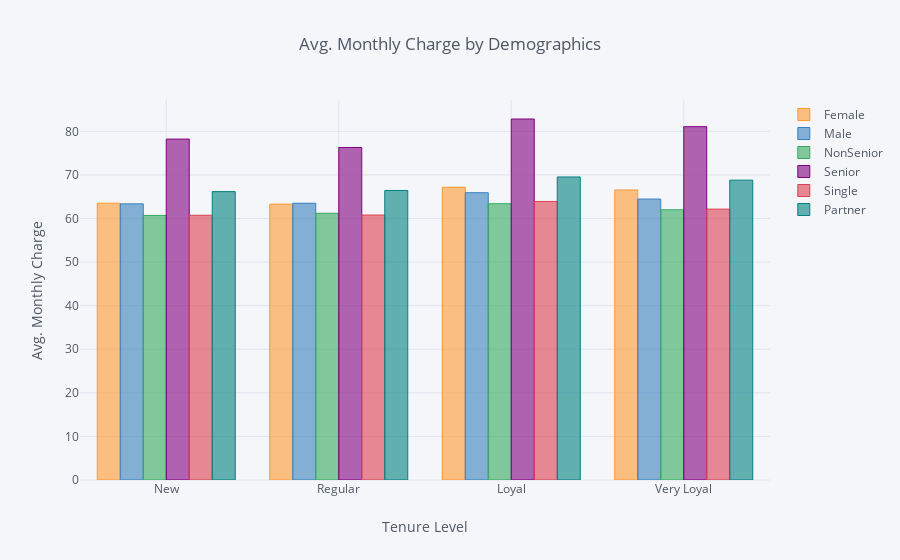

Notebook source saved alongside this figure:
### Code cell
#bars in groups:

gender = df.pivot_table(values='MonthlyCharges', columns='gender', 
                        index='TenureLevel', aggfunc='mean')

senior = df.pivot_table(values='MonthlyCharges', columns='SeniorCitizen', 
                        index='TenureLevel', aggfunc='mean')

partner = df.pivot_table(values='MonthlyCharges', columns='Partner', 
                         index='TenureLevel', aggfunc='mean')

data = pd.concat([gender, senior, partner], axis=1)
data.columns = ['Female', 'Male', 'NonSenior', 'Senior', 'Single', 'Partner']
data = data.reset_index()

custom_dict = {'New': 0, 'Regular': 1, 'Loyal': 2, 'Very Loyal' : 3}  
data = data.iloc[data['TenureLevel'].map(custom_dict).argsort()]

data.iplot(kind='bar', x='TenureLevel', xTitle='Tenure Level', 
           yTitle='Avg. Monthly Charge', title='Avg. Monthly Charge by Demographics')

### Figure 1 — Plotly figure (JSON) as saved in the notebook; plotly's stock layout.template omitted (floating-point values rounded to 4 significant figures)
{"data": [{"marker": {"color": "rgba(255, 153, 51, 0.6)", "line": {"color": "rgba(255, 153, 51, 1.0)", "width": 1}}, "name": "Female", "orientation": "v", "text": "", "type": "bar", "uid": "852cb22a-b0df-46db-8ec9-59d486792316", "x": ["New", "Regular", "Loyal", "Very Loyal"], "y": [63.53, 63.3, 67.18, 66.55]}, {"marker": {"color": "rgba(55, 128, 191, 0.6)", "line": {"color": "rgba(55, 128, 191, 1.0)", "width": 1}}, "name": "Male", "orientation": "v", "text": "", "type": "bar", "uid": "84c3b2e1-9894-4017-bc99-043d6700a82a", "x": ["New", "Regular", "Loyal", "Very Loyal"], "y": [63.37, 63.51, 65.93, 64.46]}, {"marker": {"color": "rgba(50, 171, 96, 0.6)", "line": {"color": "rgba(50, 171, 96, 1.0)", "width": 1}}, "name": "NonSenior", "orientation": "v", "text": "", "type": "bar", "uid": "8371f066-5bdf-4ff9-b09a-c26d81caefcb", "x": ["New", "Regular", "Loyal", "Very Loyal"], "y": [60.71, 61.2, 63.4, 62.01]}, {"marker": {"color": "rgba(128, 0, 128, 0.6)", "line": {"color": "rgba(128, 0, 128, 1.0)", "width": 1}}, "name": "Senior", "orientation": "v", "text": "", "type": "bar", "uid": "2165f665-4d14-4a56-a732-d9fda5fd265c", "x": ["New", "Regular", "Loyal", "Very Loyal"], "y": [78.23, 76.3, 82.83, 81.08]}, {"marker": {"color": "rgba(219, 64, 82, 0.6)", "line": {"color": "rgba(219, 64, 82, 1.0)", "width": 1}}, "name": "Single", "orientation": "v", "text": "", "type": "bar", "uid": "2614f3a4-fcff-4f87-a921-ac7062a68e7e", "x": ["New", "Regular", "Loyal", "Very Loyal"], "y": [60.75, 60.79, 63.92, 62.16]}, {"marker": {"color": "rgba(0, 128, 128, 0.6)", "line": {"color": "rgba(0, 128, 128, 1.0)", "width": 1}}, "name": "Partner", "orientation": "v", "text": "", "type": "bar", "uid": "16c1a692-2b0c-476c-a27c-c8e703bcd435", "x": ["New", "Regular", "Loyal", "Very Loyal"], "y": [66.17, 66.43, 69.54, 68.81]}], "layout": {"legend": {"bgcolor": "#F5F6F9", "font": {"color": "#4D5663"}}, "paper_bgcolor": "#F5F6F9", "plot_bgcolor": "#F5F6F9", "title": {"font": {"color": "#4D5663"}, "text": "Avg. Monthly Charge by Demographics"}, "xaxis": {"gridcolor": "#E1E5ED", "showgrid": true, "tickfont": {"color": "#4D5663"}, "title": {"font": {"color": "#4D5663"}, "text": "Tenure Level"}, "zerolinecolor": "#E1E5ED"}, "yaxis": {"gridcolor": "#E1E5ED", "showgrid": true, "tickfont": {"color": "#4D5663"}, "title": {"font": {"color": "#4D5663"}, "text": "Avg. Monthly Charge"}, "zerolinecolor": "#E1E5ED"}}}
